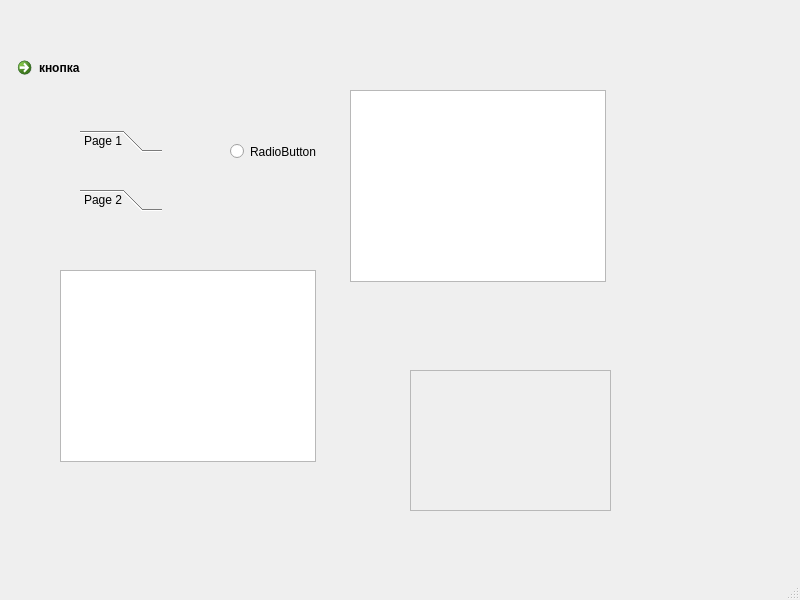
<?xml version="1.0" encoding="UTF-8"?>
<ui version="4.0">
 <class>MainWindow</class>
 <widget class="QMainWindow" name="MainWindow">
  <property name="geometry">
   <rect>
    <x>0</x>
    <y>0</y>
    <width>800</width>
    <height>600</height>
   </rect>
  </property>
  <property name="windowTitle">
   <string>MainWindow</string>
  </property>
  <widget class="QWidget" name="centralwidget">
   <widget class="QCommandLinkButton" name="commandLinkButton">
    <property name="geometry">
     <rect>
      <x>10</x>
      <y>50</y>
      <width>168</width>
      <height>41</height>
     </rect>
    </property>
    <property name="text">
     <string>кнопка</string>
    </property>
   </widget>
   <widget class="QTableView" name="tableView">
    <property name="geometry">
     <rect>
      <x>350</x>
      <y>90</y>
      <width>256</width>
      <height>192</height>
     </rect>
    </property>
   </widget>
   <widget class="QColumnView" name="columnView">
    <property name="geometry">
     <rect>
      <x>60</x>
      <y>270</y>
      <width>256</width>
      <height>192</height>
     </rect>
    </property>
   </widget>
   <widget class="QScrollArea" name="scrollArea">
    <property name="geometry">
     <rect>
      <x>410</x>
      <y>370</y>
      <width>201</width>
      <height>141</height>
     </rect>
    </property>
    <property name="widgetResizable">
     <bool>true</bool>
    </property>
    <widget class="QWidget" name="scrollAreaWidgetContents">
     <property name="geometry">
      <rect>
       <x>0</x>
       <y>0</y>
       <width>197</width>
       <height>137</height>
      </rect>
     </property>
    </widget>
   </widget>
   <widget class="QRadioButton" name="radioButton">
    <property name="geometry">
     <rect>
      <x>230</x>
      <y>140</y>
      <width>88</width>
      <height>23</height>
     </rect>
    </property>
    <property name="text">
     <string>RadioButton</string>
    </property>
   </widget>
   <widget class="QToolBox" name="toolBox">
    <property name="geometry">
     <rect>
      <x>80</x>
      <y>130</y>
      <width>82</width>
      <height>81</height>
     </rect>
    </property>
    <property name="currentIndex">
     <number>0</number>
    </property>
    <widget class="QWidget" name="page">
     <property name="geometry">
      <rect>
       <x>0</x>
       <y>0</y>
       <width>72</width>
       <height>20</height>
      </rect>
     </property>
     <attribute name="label">
      <string>Page 1</string>
     </attribute>
    </widget>
    <widget class="QWidget" name="page_2">
     <property name="geometry">
      <rect>
       <x>0</x>
       <y>0</y>
       <width>96</width>
       <height>26</height>
      </rect>
     </property>
     <attribute name="label">
      <string>Page 2</string>
     </attribute>
    </widget>
   </widget>
  </widget>
  <widget class="QMenuBar" name="menubar">
   <property name="geometry">
    <rect>
     <x>0</x>
     <y>0</y>
     <width>800</width>
     <height>25</height>
    </rect>
   </property>
  </widget>
  <widget class="QStatusBar" name="statusbar"/>
 </widget>
 <resources/>
 <connections/>
</ui>
